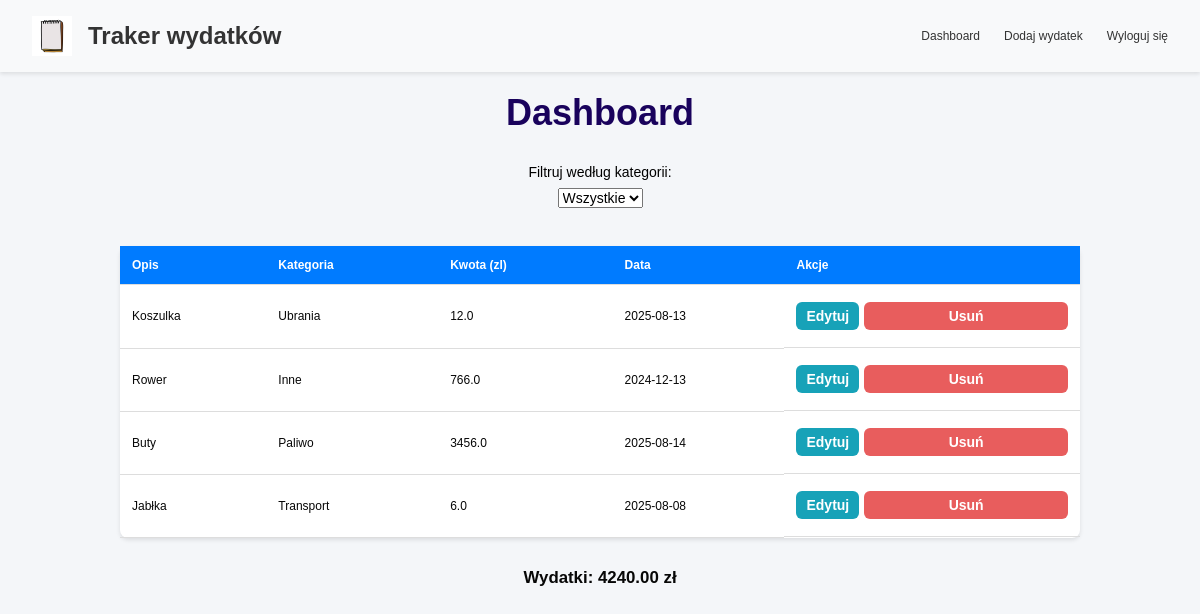
Page / (signed in) on the committed database.
### app/models.py (models this page shows, shortened)
class Expense(db.Model):
    id = db.Column(db.Integer, primary_key=True)
    amount = db.Column(db.Float, nullable=False)
    description = db.Column(db.String(200))
    category = db.Column(db.String(100))
    date = db.Column(db.Date, nullable=False)
    user_id = db.Column(db.Integer, db.ForeignKey("user.id"), nullable=False)

### app/routes.py (the view)
    @app.route("/")
    @login_required
    def index():
        expenses = Expense.query.filter_by(user_id=current_user.id).all()
        category_totals = {}
        for expense in expenses:
            category = expense.category
            category_totals[category] = category_totals.get(category, 0) + float(
                expense.amount
            )
        return render_template(
            "index.html", expenses=expenses, category_totals=category_totals
        )

### app/routes.py (called while the page is built)
@login_manager.user_loader
def load_user(user_id):
    return db.session.get(User, int(user_id))

### app/templates/index.html (shortened to what this page needs)
{% extends "base.html" %}
{% block content %}
<h2>Dashboard</h2>
<div class="filter-wrapper">
  <label for="categoryFilter">Filtruj według kategorii:</label>
  <select id="categoryFilter">
      <option value="all">Wszystkie</option>
  </select>
</div>
<table>
    <thead>
        <tr>
            <th class="sortable"><span>Opis</span> </th>
            <th class="sortable"><span>Kategoria</span> </th>
            <th class="sortable"><span>Kwota (zl)</span> </th>
            <th class="sortable"><span>Data</span> </th>
            <th>Akcje</th>
        </tr>
    </thead>
    <tbody>
        {% for expense in expenses %}
        <tr>
            <td>{{ expense.description }}</td>
            <td>{{ expense.category }}</td>
            <td>{{ expense.amount }}</td>
            <td>{{ expense.date }}</td>
            <td class="actions-cell">
                <a href="{{ url_for('edit_expense', expense_id=expense.id) }}" class="action-button action-link">Edytuj</a>
                <form action="{{ url_for('delete_expense', expense_id=expense.id) }}" method="POST">
                    <button type="submit" class="action-button delete-btn">Usuń</button>
                </form>
            </td>
        </tr>
        {% endfor %}
    </tbody>
</table>
<div id="total">
    <h3>Wydatki: <span id="totalAmount">0.00</span> zł</h3>
</div>
{% endblock %}

### app/templates/base.html (shortened to what this page needs)
<!DOCTYPE html>
<html lang="pl">
<head>
    <link rel="stylesheet" href="{{ url_for('static', filename='css/styles.css') }}">
</head>
<body>
    <header>
        <div class="logo-title">
            <img src="/static/images/logo.png" alt="Traker wydatków" class="logo">
            <span class="app-name">Traker wydatków</span>
        </div>
        <nav class="nav-bar">
            <div class="nav-links">
                <a href="{{ url_for('index') }}">Dashboard</a>
                <a href="{{ url_for('add_expense') }}">Dodaj wydatek</a>
                {% if current_user.is_authenticated %}
                    <a href="{{ url_for('logout') }}">Wyloguj się</a>
                {% else %}
                    <a href="{{ url_for('login') }}">Zaloguj się</a>
                    <a href="{{ url_for('register') }}">Zarejestruj się</a>
                {% endif %}
            </div>
        </nav>
    </header>
    <main>
        {% block content %}{% endblock %}
    </main>
</body>
</html>

### app/static/css/styles.css (style rules this page uses)
body { font-family: Arial, Helvetica, sans-serif; font-size: 12px; min-width: 800px; background-color: #f4f6f9; color: #070707; margin: 0; padding: 0; }
h2 { text-align: center; margin: 20px 0 10px; color: #19025c; font-size: 36px; }
a { color: #007bff; text-decoration: none; }
form { margin: 20px auto; width: 80%; max-width: 600px; background: #fff; padding: 20px; border-radius: 8px; box-shadow: 0 2px 4px rgba(0, 0, 0, 0.1); display: flex; flex-direction: column; align-items: center; justify-content: center; }
form button { background-color: #e85d5d; color: white; padding: 10px 20px; border: none; border-radius: 4px; cursor: pointer; font-weight: bold; width: 100%; margin-top: 10px; }
table { width: 80%; margin: 30px auto; border-collapse: collapse; background: #fff; border-radius: 8px; box-shadow: 0 2px 4px rgba(0, 0, 0, 0.1); }
table th, table td { padding: 12px; text-align: left; border-bottom: 1px solid #ddd; }
table th { background-color: #007bff; color: white; cursor: pointer; }
.actions-cell { display: flex; justify-content: center; align-items: center; gap: 5px; }
.actions-cell form { margin: 0; padding: 0; background: none; box-shadow: none; display: inline; }
.action-button { color: white; padding: 6px 10px; border-radius: 6px; font-size: 14px; border: none; cursor: pointer; display: inline-block; text-decoration: none; }
.action-link { background-color: #17a2b8; font-weight: bold; }
.delete-btn { background-color: #e85d5d; position: relative; top: -5px; }
header { display: flex; justify-content: space-between; align-items: center; padding: 1rem 2rem; background-color: #f8f9fa; box-shadow: 0 2px 4px rgba(0,0,0,0.1); }
.logo-title { display: flex; align-items: center; gap: 1rem; }
.logo { height: 40px; width: auto; }
.app-name { font-size: 1.5rem; font-weight: bold; color: #333; }
.nav-bar { display: flex; align-items: center; }
.nav-links { display: flex; gap: 1.5rem; }
.nav-links a { text-decoration: none; color: #333; font-weight: 500; padding: 0.5rem 0; position: relative; transition: color 0.3s; }
.nav-links a::after { content: ''; position: absolute; bottom: 0; left: 0; width: 0; height: 2px; background-color: #007bff; transition: width 0.3s; }
#total { text-align: center; margin-top: 30px; font-size: 1.2em; }
.filter-wrapper { display: flex; flex-direction: column; align-items: center; margin-top: 30px; }
.filter-wrapper label, .filter-wrapper select { color: black; font-size: 14px; margin-bottom: 8px; }

### rows in the picture
Expense: description "Koszulka", category "Ubrania", amount "12.0", date "2025-08-13"
Expense: description "Rower", category "Inne", amount "766.0", date "2024-12-13"
Expense: description "Buty", category "Paliwo", amount "3456.0", date "2025-08-14"
Expense: description "Jabłka", category "Transport", amount "6.0", date "2025-08-08"
